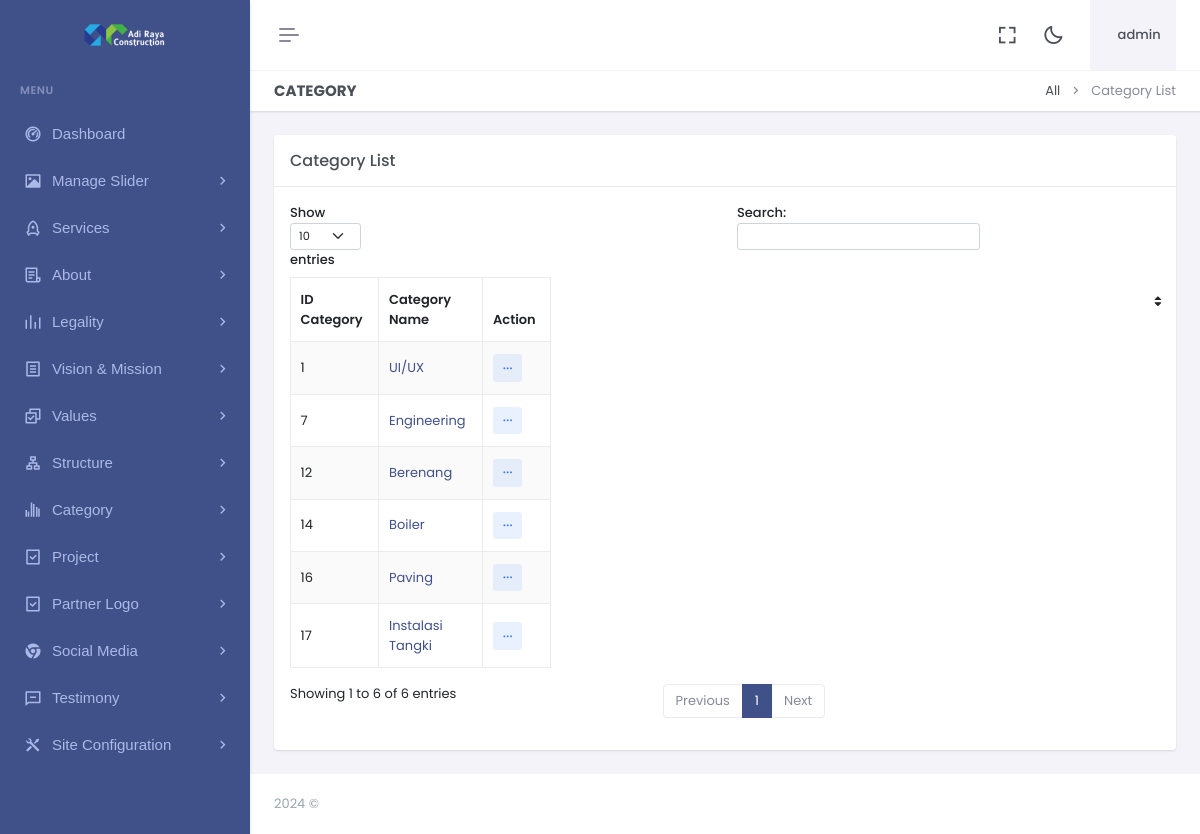
The app's page /dashboard/categorylist.php (signed in), older data.
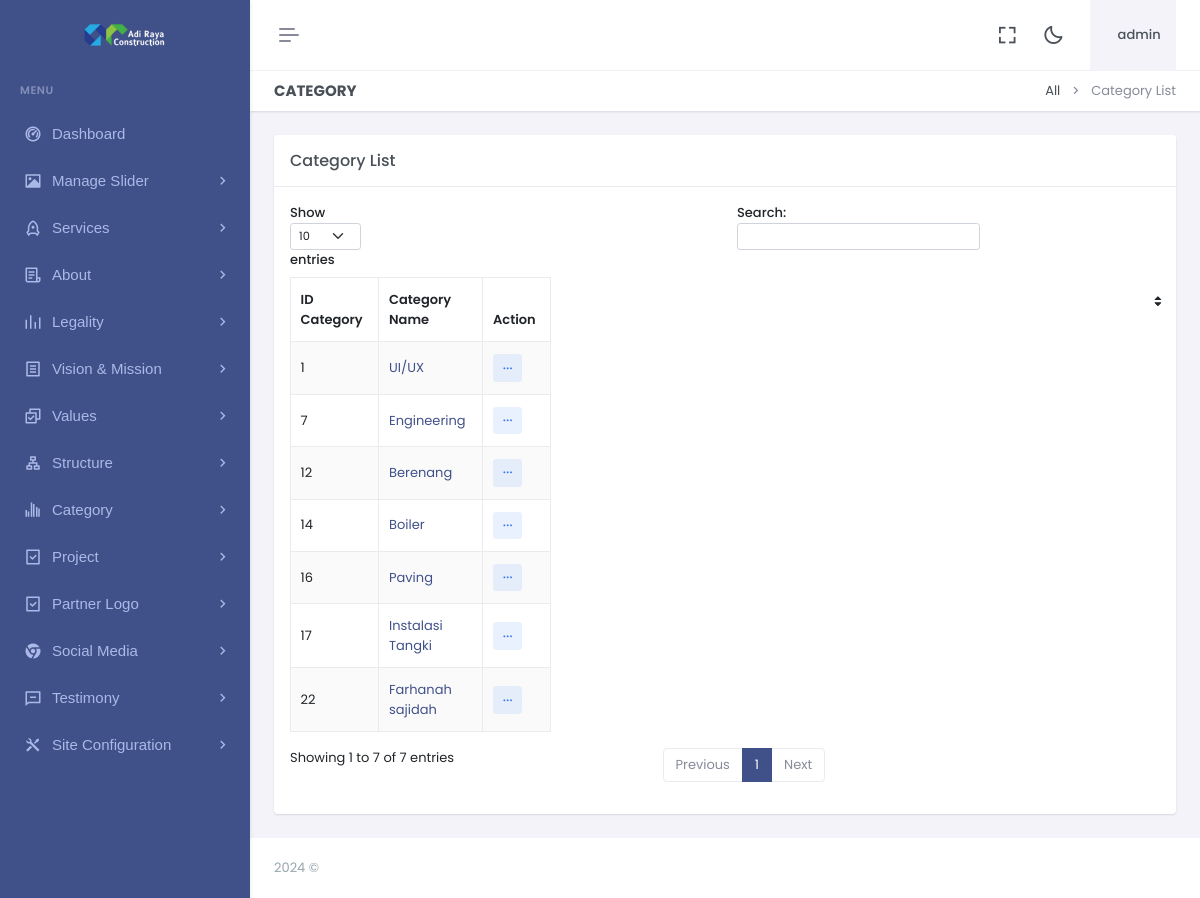
The same page, newer data.
### tables this page shows
CREATE TABLE `category` (
  `cat_id` int(11) NOT NULL,
  `name` varchar(150) NOT NULL
);

### dashboard/categorylist.php (the view)
<?php include"header.php";?>
<?php include"sidebar.php";?>
<div class="main-content">
 <div class="page-content">
       <div class="container-fluid">
                    <div class="row">
                        <div class="col-12">
                            <div class="page-title-box d-sm-flex align-items-center justify-content-between">
                                <h4 class="mb-sm-0">Category</h4>
                                <div class="page-title-right">
                                    <ol class="breadcrumb m-0">
                                        <li class="breadcrumb-item"><a href="javascript: void(0);">All</a></li>
                                        <li class="breadcrumb-item active">Category List</li>
                                    </ol>
                                </div>
                            </div>
                        </div>
                    </div>
                    <div class="row">
                        <div class="col-lg-12">
                            <div class="card">
                                <div class="card-header">
                                    <h5 class="card-title mb-0">Category List</h5>
                                </div>
                                <div class="card-body">
                                    <table id="example" class="table table-bordered dt-responsive nowrap table-striped align-middle" style="width:30%">
                                        <thead>
                                            <tr>
                                                <th data-ordering="false">ID Category</th>
                                                <th data-ordering="false">Category Name</th>
                                                <th>Action</th>
                                            </tr>
                                        </thead>
                                        <tbody>
                                        <?php
				   $q="SELECT * FROM category ORDER BY cat_id DESC";
 $r123 = mysqli_query($con,$q);
while($ro = mysqli_fetch_array($r123))
{
	$cat_id="$ro[cat_id]";
	$name="$ro[name]";
  print "<tr>
				  <td>
				  $cat_id
				  </td>
          <td><a href='$name'>
				  $name</a>
				  </td>
          <td>
                                                    <div class='dropdown d-inline-block'>
                                                        <button class='btn btn-soft-secondary btn-sm dropdown' type='button' data-bs-toggle='dropdown' aria-expanded='false'>
                                                            <i class='ri-more-fill align-middle'></i>
                                                        </button>
                                                        <ul class='dropdown-menu dropdown-menu-end'>
                                                        <li><a href='editcategory.php?id=$cat_id' class='dropdown-item edit-item-btn'><i class='ri-pencil-fill align-bottom me-2 text-muted'></i> Edit</a></li>
                                                          <li>
                                                            <li>
                                                                <a href='deletecategory.php?id=$cat_id' class='dropdown-item remove-item-btn'>
                                                                    <i class='ri-delete-bin-fill align-bottom me-2 text-muted'></i> Delete
                                                                </a>
                                                            </li>
                                                        </ul>
                                                    </div>
                                                </td>
				  </tr>";
  }
  ?>
                                        </tbody>
                                    </table>
                                </div>
                            </div>
                        </div>
                    </div>
                </div>
            </div>
            <?php include"footer.php";?>

Row changes from the older to the newer data that the page shows:
added category: cat_id "22", name "Farhanah sajidah"
Text that changed along with them:
text written by a page script: "Show entries Search: Showing 1 to 6 of 6 entries Previous 1 Next" → "Show entries Search: Showing 1 to 7 of 7 entries Previous 1 Next"
